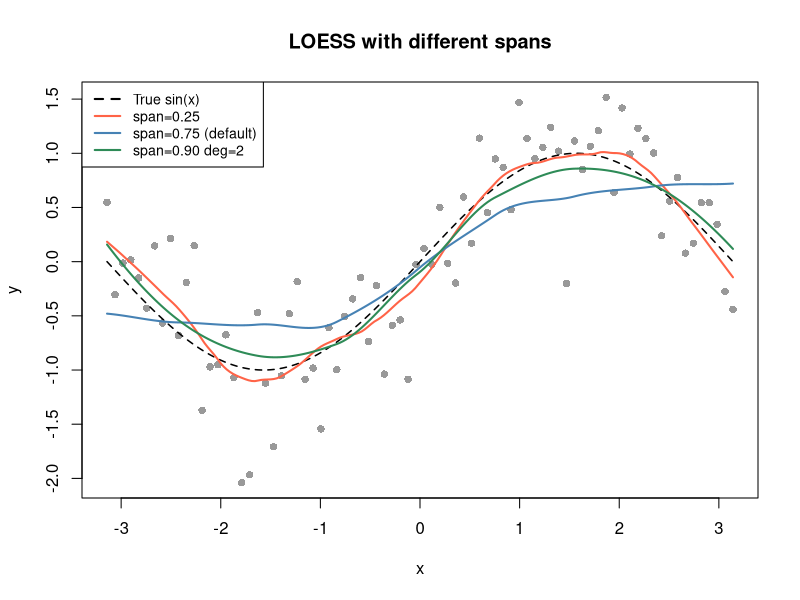
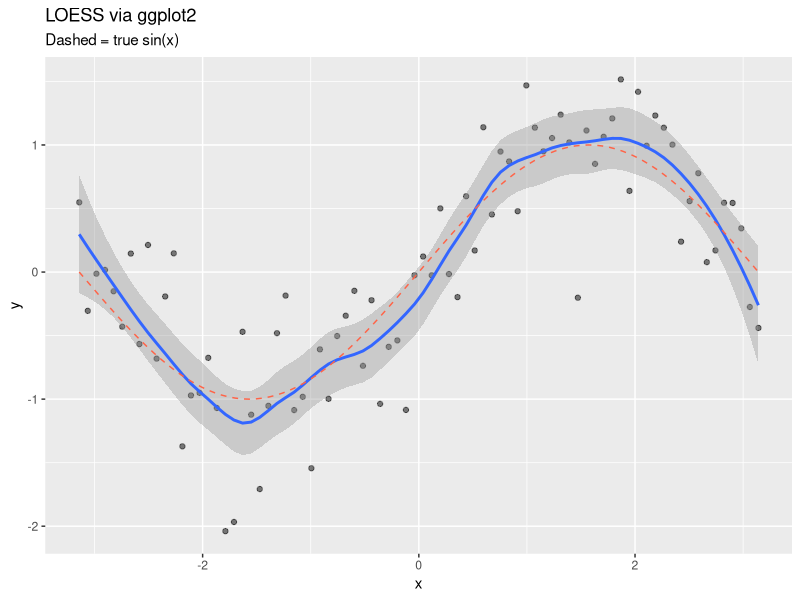

These charts were generated, in order, by the following R code: (Note: this script raises an error after producing the figures.)
library(ggplot2)

# --- 1. Generate example data ---
set.seed(42)
x <- seq(-pi, pi, length.out = 80)
y <- sin(x) + rnorm(80, sd = 0.4)

# --- 2. Fit LOESS models with different spans ---
fit_narrow <- loess(y ~ x, span = 0.25, degree = 1)  # wiggly
fit_default <- loess(y ~ x, span = 0.75, degree = 1) # R default
fit_wide    <- loess(y ~ x, span = 0.90, degree = 2) # smooth, quadratic

# --- 3. Predict on a fine grid ---
x_grid <- seq(-pi, pi, length.out = 200)

pred_narrow  <- predict(fit_narrow,  newdata = data.frame(x = x_grid))
pred_default <- predict(fit_default, newdata = data.frame(x = x_grid))
pred_wide    <- predict(fit_wide,    newdata = data.frame(x = x_grid))

# --- 4. Plot ---
{
  plot(x, y, pch = 16, col = "gray60", main = "LOESS with different spans",
       xlab = "x", ylab = "y")
  lines(x_grid, sin(x_grid),    col = "black",  lty = 2, lwd = 1.5) # true signal
  lines(x_grid, pred_narrow,    col = "tomato",  lwd = 2)
  lines(x_grid, pred_default,   col = "steelblue", lwd = 2)
  lines(x_grid, pred_wide,      col = "seagreen", lwd = 2)
  legend("topleft",
         legend = c("True sin(x)", "span=0.25", "span=0.75 (default)", "span=0.90 deg=2"),
         col = c("black","tomato","steelblue","seagreen"),
         lty = c(2,1,1,1), lwd = 2, cex = 0.85)
}

# --- 5. Inspect the fit object ---
summary(fit_default)
# → shows residual standard error, equivalent degrees of freedom, etc.

df <- data.frame(x, y)
ggplot(df, aes(x, y)) +
  geom_point(alpha = 0.5) +
  geom_smooth(method = "loess", span = 0.4, se = TRUE) + # se = confidence band
  stat_function(fun = sin, linetype = "dashed", color = "tomato") +
  labs(title = "LOESS via ggplot2", subtitle = "Dashed = true sin(x)")

u=d(xi,xo)/farthest
u<-0.5
(1-abs(u)^3)^3
